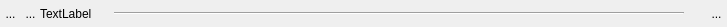
<?xml version="1.0" encoding="UTF-8"?>
<ui version="4.0">
 <class>WidgetFactPlie</class>
 <widget class="QWidget" name="WidgetFactPlie">
  <property name="geometry">
   <rect>
    <x>0</x>
    <y>0</y>
    <width>727</width>
    <height>27</height>
   </rect>
  </property>
  <property name="windowTitle">
   <string>Form</string>
  </property>
  <property name="styleSheet">
   <string notr="true"> QGroupBox {
     border: 1px solid gray;
     border-radius: 5px;
     margin-top: 1ex; /* leave space at the top for the title */
 }

 QGroupBox::title {
     padding: 0 3px;
 }</string>
  </property>
  <layout class="QHBoxLayout" name="horizontalLayout">
   <property name="spacing">
    <number>0</number>
   </property>
   <property name="margin">
    <number>0</number>
   </property>
   <item>
    <widget class="QToolButton" name="RBDeplie">
     <property name="minimumSize">
      <size>
       <width>21</width>
       <height>15</height>
      </size>
     </property>
     <property name="maximumSize">
      <size>
       <width>21</width>
       <height>21</height>
      </size>
     </property>
     <property name="styleSheet">
      <string notr="true">border : 0px</string>
     </property>
     <property name="text">
      <string>...</string>
     </property>
     <property name="icon">
      <iconset>
       <normaloff>../Editeur/icons/plusnode.png</normaloff>../Editeur/icons/plusnode.png</iconset>
     </property>
     <property name="iconSize">
      <size>
       <width>25</width>
       <height>25</height>
      </size>
     </property>
    </widget>
   </item>
   <item>
    <widget class="QWidget" name="widget_5" native="true">
     <property name="sizePolicy">
      <sizepolicy hsizetype="Fixed" vsizetype="Fixed">
       <horstretch>0</horstretch>
       <verstretch>0</verstretch>
      </sizepolicy>
     </property>
     <layout class="QHBoxLayout" name="horizontalLayout_5">
      <property name="spacing">
       <number>0</number>
      </property>
      <property name="margin">
       <number>0</number>
      </property>
      <item>
       <widget class="MonBoutonValide" name="RBValide">
        <property name="minimumSize">
         <size>
          <width>17</width>
          <height>25</height>
         </size>
        </property>
        <property name="maximumSize">
         <size>
          <width>21</width>
          <height>25</height>
         </size>
        </property>
        <property name="styleSheet">
         <string notr="true">border : 0px</string>
        </property>
        <property name="text">
         <string>...</string>
        </property>
        <property name="icon">
         <iconset>
          <normaloff>../Editeur/icons/ast-green-ball.png</normaloff>../Editeur/icons/ast-green-ball.png</iconset>
        </property>
        <property name="iconSize">
         <size>
          <width>25</width>
          <height>25</height>
         </size>
        </property>
       </widget>
      </item>
     </layout>
    </widget>
   </item>
   <item>
    <layout class="QHBoxLayout" name="horizontalLayout_2">
     <property name="spacing">
      <number>22</number>
     </property>
     <item>
      <widget class="MonLabelClic" name="groupBox">
       <property name="sizePolicy">
        <sizepolicy hsizetype="Preferred" vsizetype="Fixed">
         <horstretch>0</horstretch>
         <verstretch>0</verstretch>
        </sizepolicy>
       </property>
       <property name="minimumSize">
        <size>
         <width>0</width>
         <height>25</height>
        </size>
       </property>
       <property name="maximumSize">
        <size>
         <width>12121213</width>
         <height>25</height>
        </size>
       </property>
       <property name="text">
        <string>TextLabel</string>
       </property>
      </widget>
     </item>
     <item>
      <widget class="Line" name="line_5">
       <property name="sizePolicy">
        <sizepolicy hsizetype="MinimumExpanding" vsizetype="Fixed">
         <horstretch>0</horstretch>
         <verstretch>0</verstretch>
        </sizepolicy>
       </property>
       <property name="minimumSize">
        <size>
         <width>500</width>
         <height>0</height>
        </size>
       </property>
       <property name="maximumSize">
        <size>
         <width>1500</width>
         <height>16</height>
        </size>
       </property>
       <property name="orientation">
        <enum>Qt::Horizontal</enum>
       </property>
      </widget>
     </item>
     <item>
      <widget class="QToolButton" name="RBPoubelle">
       <property name="minimumSize">
        <size>
         <width>21</width>
         <height>25</height>
        </size>
       </property>
       <property name="maximumSize">
        <size>
         <width>21</width>
         <height>25</height>
        </size>
       </property>
       <property name="styleSheet">
        <string notr="true">border : 0px</string>
       </property>
       <property name="text">
        <string>...</string>
       </property>
       <property name="icon">
        <iconset>
         <normaloff>../Editeur/icons/deleteRond.png</normaloff>../Editeur/icons/deleteRond.png</iconset>
       </property>
       <property name="iconSize">
        <size>
         <width>25</width>
         <height>25</height>
        </size>
       </property>
      </widget>
     </item>
    </layout>
   </item>
  </layout>
 </widget>
 <customwidgets>
  <customwidget>
   <class>MonBoutonValide</class>
   <extends>QToolButton</extends>
   <header>monBoutonValide.h</header>
  </customwidget>
  <customwidget>
   <class>MonLabelClic</class>
   <extends>QLabel</extends>
   <header>monLabelClic.h</header>
  </customwidget>
 </customwidgets>
 <resources/>
 <connections/>
</ui>
